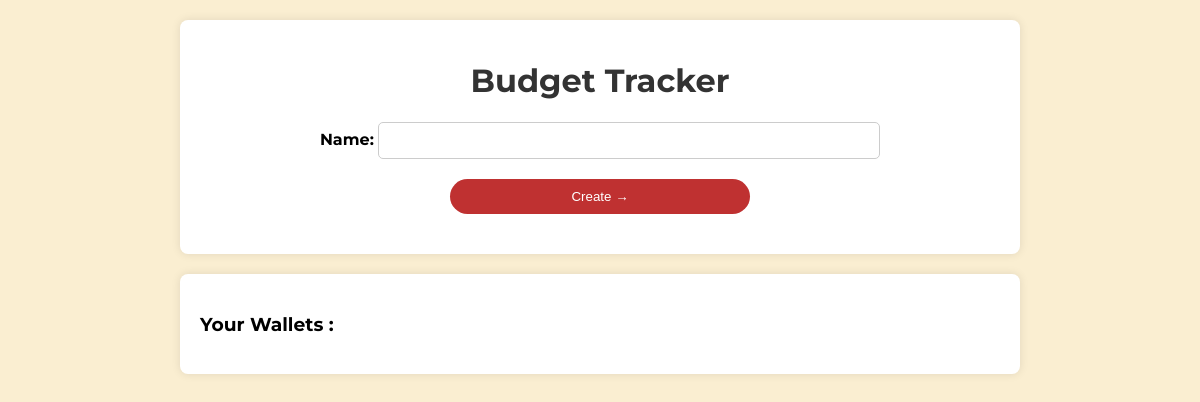
Page /wallets on the earlier database version.
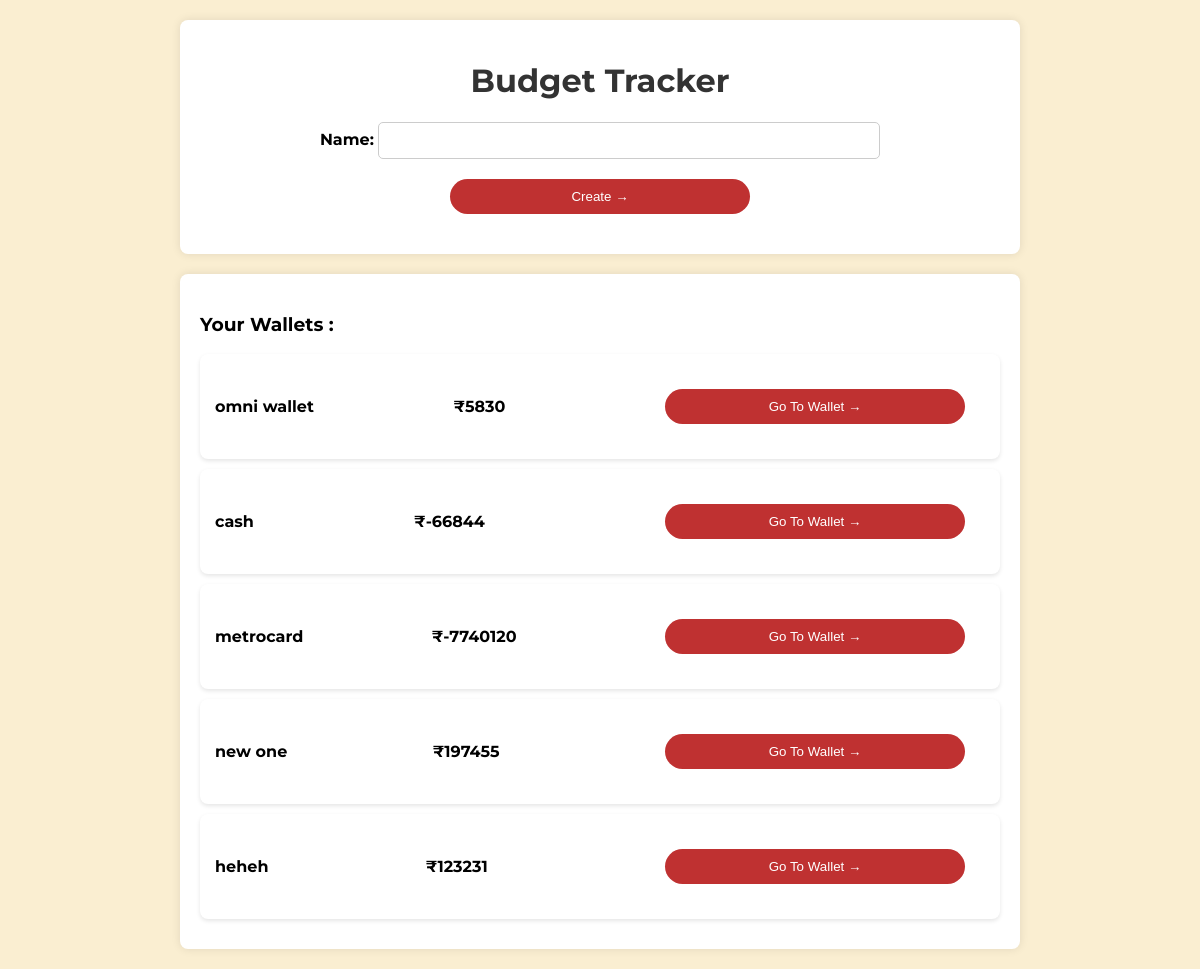
Same page on the later database version.
### myapp/models.py (models this page shows, shortened)
class wallets(models.Model) :
    balance = models.IntegerField(blank=True, null=True)
    income = models.IntegerField(blank=True, null=True)
    expense = models.IntegerField(blank=True, null=True)
    name = models.CharField(max_length=50, blank=True, null=True)

### myapp/views.py (the view)
# urls.py: path('wallets', views.walletsview, name = 'wallets'),
def walletsview(request) :
    form = wallets_form(request.POST)
    w = wallets.objects.all()
    if request.method == 'POST' :
        if form.is_valid() :
            form.save()
        return redirect(walletsview)
    context = {
        'form' : form,
        'wallet_list' : w,
    }
    return render(request, 'wallets.html', context = context)

### myapp/forms.py
class wallets_form(forms.ModelForm):
    class Meta:
        model = wallets
        fields = ["name"]

### myapp/templates/wallets.html (shortened to what this page needs)
<!DOCTYPE html>
<html lang="en">
<head>
</head>
<body>
    <div class="container">
        <header>
            <h1>Budget Tracker</h1>
            </head>
            <form method="POST">
                <div>
                    {{form}}
                </div>
                <button type='submit' class="delete-btn">Create →</button>
            </form>
    </div>
    <div class="container">
        <h3>Your Wallets :</h3>
        {% for cur_wallet in wallet_list %}
        <div class="transaction-item">
            <span class="transaction-amount"><b>{{cur_wallet.name}}</b></span>
            <span class="transaction-category"><b>₹{{cur_wallet.balance}}</b></span>
            <button class="delete-btn">
                <a style="text-decoration : none; color:white" href = '{% url "wallet" cur_wallet.id%}'>Go To Wallet →</a>
            </button>
        </div>
        {% endfor %}
    </div>
</body>
</html>

### myapp/templates/wallets.html (style rules this page uses)
body { font-family: "Segoe UI", Tahoma, Geneva, Verdana, sans-serif; background-color: #faeed1; margin: 0; padding: 0; font-family: 'Montserrat', sans-serif; }
.container { max-width: 800px; margin: 20px auto; background-color: #fff; padding: 20px; border-radius: 8px; box-shadow: 0 0 10px rgba(0, 0, 0, 0.1); }
header { text-align: center; }
h1 { color: #333; }
form { display: grid; gap: 10px; }
label { font-weight: bold; }
input, select { padding: 10px; border: 1px solid #ccc; border-radius: 5px; width: 60%; }
button { padding: 10px; background-color: #007bff; color: #fff; border: none; cursor: pointer; border-radius: 4px; margin: 20px; }
.delete-btn { background-color: #bf3131; width: 300px; border-radius: 1000px; }
form { display: block; text-align: center; }
.transaction-item { margin-bottom: 10px; padding: 15px; border-radius: 8px; box-shadow: 0 2px 4px rgba(0, 0, 0, 0.1); display: flex; justify-content: space-between; align-items: center; background-color: #fff; }

Differences in the rows shown:
added wallets: name "omni wallet", balance "5830"
added wallets: name "cash", balance "-66844"
added wallets: name "metrocard", balance "-7740120"
added wallets: name "new one", balance "197455"
added wallets: name "heheh", balance "123231"
